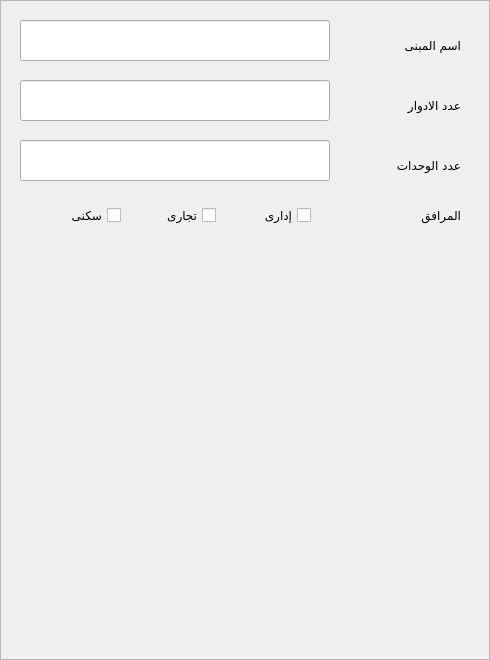
    <widget class="QFrame" name="Frame_search_ServicesBuilding">
     <property name="geometry">
      <rect>
       <x>0</x>
       <y>0</y>
       <width>490</width>
       <height>660</height>
      </rect>
     </property>
     <property name="frameShape">
      <enum>QFrame::StyledPanel</enum>
     </property>
     <property name="frameShadow">
      <enum>QFrame::Raised</enum>
     </property>
     <widget class="QLineEdit" name="lineEdit_658">
      <property name="geometry">
       <rect>
        <x>20</x>
        <y>80</y>
        <width>310</width>
        <height>41</height>
       </rect>
      </property>
     </widget>
     <widget class="QCheckBox" name="checkBox_180">
      <property name="geometry">
       <rect>
        <x>250</x>
        <y>200</y>
        <width>61</width>
        <height>31</height>
       </rect>
      </property>
      <property name="layoutDirection">
       <enum>Qt::RightToLeft</enum>
      </property>
      <property name="text">
       <string>إدارى</string>
      </property>
     </widget>
     <widget class="QLabel" name="label_862">
      <property name="geometry">
       <rect>
        <x>340</x>
        <y>90</y>
        <width>121</width>
        <height>31</height>
       </rect>
      </property>
      <property name="font">
       <font>
        <family>simplified arabic</family>
       </font>
      </property>
      <property name="text">
       <string>عدد الادوار</string>
      </property>
     </widget>
     <widget class="QLabel" name="label_863">
      <property name="geometry">
       <rect>
        <x>340</x>
        <y>30</y>
        <width>121</width>
        <height>31</height>
       </rect>
      </property>
      <property name="font">
       <font>
        <family>simplified arabic</family>
       </font>
      </property>
      <property name="text">
       <string>اسم المبنى</string>
      </property>
     </widget>
     <widget class="QLabel" name="label_848">
      <property name="geometry">
       <rect>
        <x>340</x>
        <y>200</y>
        <width>121</width>
        <height>31</height>
       </rect>
      </property>
      <property name="font">
       <font>
        <family>simplified arabic</family>
       </font>
      </property>
      <property name="text">
       <string>المرافق</string>
      </property>
     </widget>
     <widget class="QCheckBox" name="checkBox_179">
      <property name="geometry">
       <rect>
        <x>155</x>
        <y>200</y>
        <width>61</width>
        <height>31</height>
       </rect>
      </property>
      <property name="layoutDirection">
       <enum>Qt::RightToLeft</enum>
      </property>
      <property name="text">
       <string>تجارى</string>
      </property>
     </widget>
     <widget class="QLineEdit" name="lineEdit_657">
      <property name="geometry">
       <rect>
        <x>20</x>
        <y>20</y>
        <width>310</width>
        <height>41</height>
       </rect>
      </property>
      <property name="text">
       <string/>
      </property>
     </widget>
     <widget class="QLineEdit" name="lineEdit_656">
      <property name="geometry">
       <rect>
        <x>20</x>
        <y>140</y>
        <width>310</width>
        <height>41</height>
       </rect>
      </property>
      <property name="text">
       <string/>
      </property>
     </widget>
     <widget class="QLabel" name="label_864">
      <property name="geometry">
       <rect>
        <x>340</x>
        <y>150</y>
        <width>121</width>
        <height>31</height>
       </rect>
      </property>
      <property name="font">
       <font>
        <family>simplified arabic</family>
       </font>
      </property>
      <property name="text">
       <string>عدد الوحدات</string>
      </property>
     </widget>
     <widget class="QCheckBox" name="checkBox_181">
      <property name="geometry">
       <rect>
        <x>60</x>
        <y>200</y>
        <width>61</width>
        <height>31</height>
       </rect>
      </property>
      <property name="layoutDirection">
       <enum>Qt::RightToLeft</enum>
      </property>
      <property name="text">
       <string>سكنى</string>
      </property>
     </widget>
    </widget>
